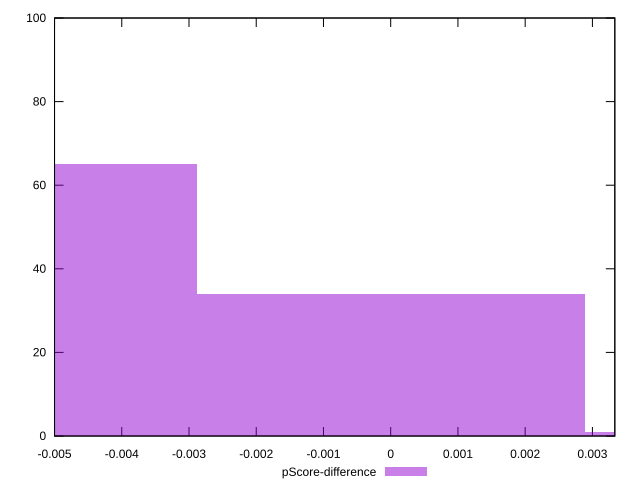

The gnuplot source for this figure:
reset

$pScoreDifference <<EOF
0.005775643794571763 1
0 34
-0.005775643794571763 65
EOF

set key outside below
set boxwidth 0.005775643794571763
set xrange [-0.0050000000000000044:0.0033333333333332993]
set yrange [0:100]
set trange [0:100]
set style fill transparent solid 0.5 noborder
set terminal svg size 640, 490 enhanced background rgb 'white'
set output "report_00019_2021-02-10T18-14-37.922Z//uses-http2/samples/pages/pScore-difference/histogram.svg"

plot $pScoreDifference title "pScore-difference" with boxes

reset
